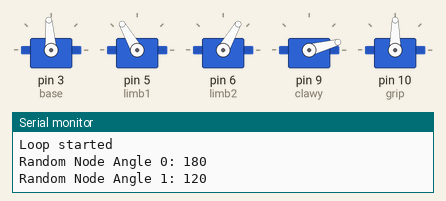
Simulated run of this sketch. Board: Arduino Uno, built with avr-gcc and run on an emulated ATmega328P. Parts: 5 × servo, the last lines printed to the serial monitor. Random numbers use the default seed unless the sketch sets one. At 5.4 s the program stops and its outputs stay as they are.

Above: at 0.1 s.
At 3.5 s:
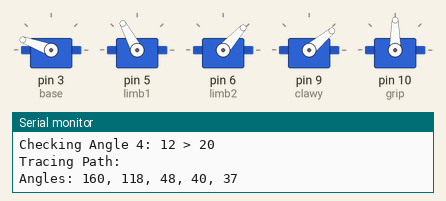
At 4.5 s:
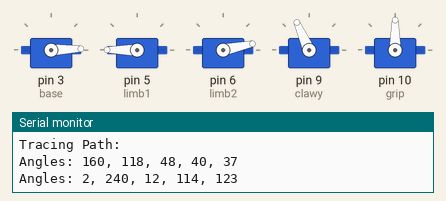
Timing chart, 0 to 6.0 s (numbered marks = the images above):
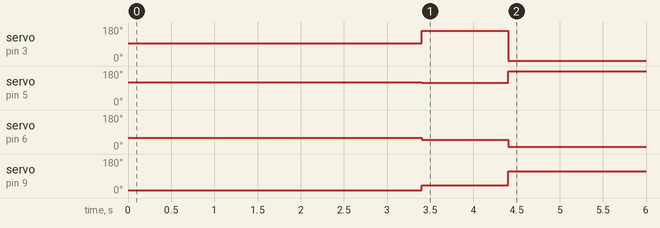

The sketch:

PathPlanningRobotARMRobotics.ino
```cpp
// RRT PATH PLANNING FOR MANIPULATION

#include <Servo.h>

Servo base;  // create Servo object to control the base servo
Servo limb1;  // create Servo object to control limb1
Servo limb2;  // create Servo object to control limb2
//Servo clawx;  // create Servo object to control clawx
Servo clawy;  // create Servo object to control clawy
Servo grip;  // create Servo object to control grip

const int MAX_ANGLE = 180;
const int STEP_SIZE = 20;
const int MAX_NODES = 50;  // Further reduced
const int SERVO_COUNT = 5;

// Define the Node structure
struct Node {
    byte angles[SERVO_COUNT];
    Node* parent;
};

// RRT tree and size
Node rrtTree[MAX_NODES];
int treeSize = 1;

// Global goalNode
Node goalNode = { {180, 120, 40, 40, 25}, NULL };

void setup() {
    base.attach(3);  // Pin for base servo
    limb1.attach(5); // Pin for limb1 servo
    limb2.attach(6); // Pin for limb2 servo
    //clawx.attach(9); // Pin for clawx servo
    clawy.attach(9); // Pin for clawy servo
    grip.attach(10); // Pin for grip servo

    Serial.begin(9600);
    Serial.println("Serial Communication Started");

    // Initialize RRT tree with start node
    Node startNode = { {94, 120, 60, 15, 80}, NULL };
    rrtTree[treeSize++] = startNode;
    setServoPositions(startNode.angles);
}

void loop() {
    if (treeSize == 0) {
        Serial.println("Tree size is zero. RRT might not be initialized correctly.");
        return;
    }

    Serial.println("Loop started");

    // RRT Path Planning
    Node randomNode;
    generateRandomNode(randomNode);
    Node nearestNode = findNearestNode(randomNode);
    Node newNode = extendTree(nearestNode, randomNode);

    if (!checkCollision(newNode)) {
        rrtTree[treeSize++] = newNode;
        if (reachedGoal(newNode, goalNode)) {
            tracePath(newNode);
            while (1);  // Stop further execution
        }
    }
    delay(100);
}

Node findNearestNode(Node randomNode) {
    Node nearestNode;
    float minDist = 1e9;  // Large initial value

    for (int i = 0; i < treeSize; i++) {
        float dist = 0;
        for (int j = 0; j < SERVO_COUNT; j++) {
            dist += sq(rrtTree[i].angles[j] - randomNode.angles[j]);
        }
        if (dist < minDist) {
            minDist = dist;
            nearestNode = rrtTree[i];
        }
    }
    return nearestNode;
}

void generateRandomNode(Node &node) {
    if (random(0, 100) < 30) {  // 30% chance to pick goal-biased node
        for (int i = 0; i < SERVO_COUNT; i++) {
            node.angles[i] = goalNode.angles[i];
        }
    } else {
        for (int i = 0; i < SERVO_COUNT; i++) {
            node.angles[i] = random(0, MAX_ANGLE + 1);
        }
    }

    // Print Random Node Angles
    for (int i = 0; i < SERVO_COUNT; i++) {
        Serial.print("Random Node Angle ");
        Serial.print(i);
        Serial.print(": ");
        Serial.println(node.angles[i]);
    }
}

Node extendTree(Node nearestNode, Node randomNode) {
    Node newNode;
    for (int i = 0; i < SERVO_COUNT; i++) {
        float direction = randomNode.angles[i] - nearestNode.angles[i];
        float proportion = min(1.0, sqrt(pow(direction, 2)) / MAX_ANGLE);  // Proportional control
        newNode.angles[i] = nearestNode.angles[i] + constrain(direction * proportion, -STEP_SIZE, STEP_SIZE);
    }
    newNode.parent = &nearestNode;
    return newNode;
}

bool checkCollision(Node node) {
    // Simplified collision check
    // You can add a specific check for your environment here
    return false;
}

bool reachedGoal(Node node, Node goalNode) {
    for (int i = 0; i < SERVO_COUNT; i++) {
        Serial.print("Checking Angle ");
        Serial.print(i);
        Serial.print(": ");
        Serial.print(abs(node.angles[i] - goalNode.angles[i]));
        Serial.print(" > ");
        Serial.println(STEP_SIZE);
        if (abs(node.angles[i] - goalNode.angles[i]) > STEP_SIZE) {
            return false;
        }
    }
    return true;
}

void tracePath(Node node) {
    Serial.println("Tracing Path:");
    while (node.parent != NULL) {
        printNode(node); // Print the current node's angles
        setServoPositions(node.angles);
        delay(1000); // Adjust delay if needed
        node = *node.parent;
    }
    printNode(node); // Final position
}

void printNode(Node node) {
    Serial.print("Angles: ");
    for (int i = 0; i < SERVO_COUNT; i++) {
        Serial.print(node.angles[i]);
        if (i < SERVO_COUNT - 1) {
            Serial.print(", ");
        }
    }
    Serial.println();
}

void setServoPositions(byte angles[SERVO_COUNT]) {
    base.write(angles[0]);
    limb1.write(angles[1]);
    limb2.write(angles[2]);
    clawy.write(angles[3]);
    // grip.write(angles[4]);
}
```

Measured:
- by itself, servo on pin 3 (base): 94° → 160° at 3.4 s, → 2° 1.0 s later
- by itself, servo on pin 5 (limb1): 120° → 118° at 3.4 s, → 180° 1.0 s later
- by itself, servo on pin 6 (limb2): 60° → 48° at 3.4 s, → 12° 1.0 s later
- by itself, servo on pin 9 (clawy): 15° → 40° at 3.4 s, → 114° 1.0 s later
